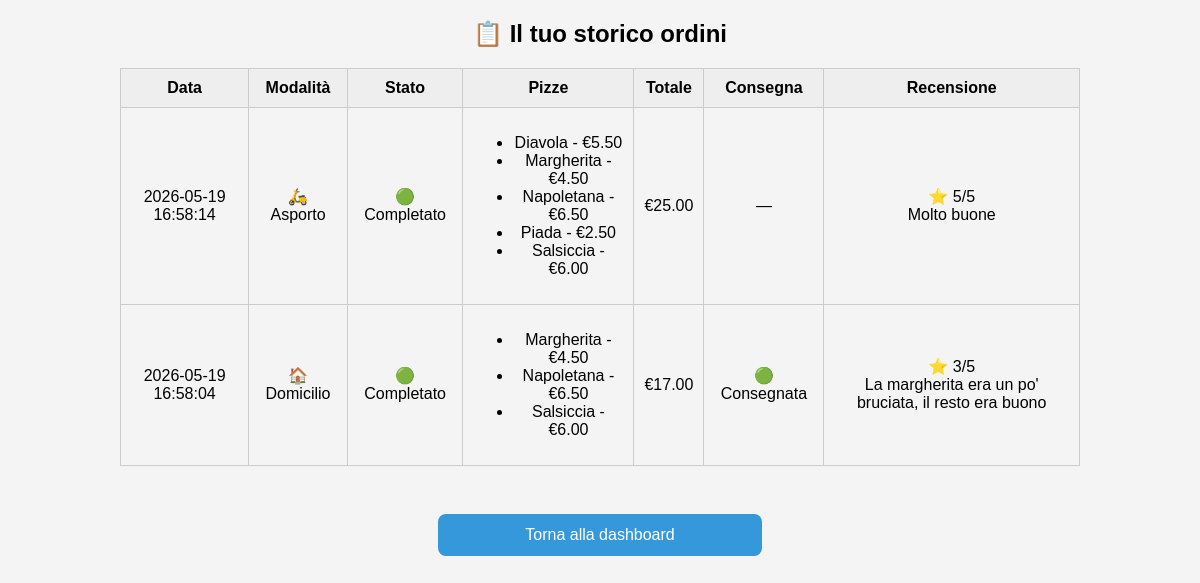
The app's page /PepperoniManager/pages/view_orders.php (signed in) with its own data.
### tables this page shows
CREATE TABLE `ordine` (
  `id` int(11) NOT NULL,
  `utente_id` int(11) NOT NULL,
  `data` datetime NOT NULL,
  `stato` varchar(50) NOT NULL,
  `tipo_acquisizione` varchar(50) NOT NULL
);

CREATE TABLE `dettaglio_ordine` (
  `id` int(11) NOT NULL,
  `ordine_id` int(11) NOT NULL,
  `pizza_id` int(11) NOT NULL,
  `prezzo_finale` decimal(6,2) NOT NULL,
  `note` text DEFAULT NULL
);

CREATE TABLE `pizza` (
  `id` int(11) NOT NULL,
  `nome` varchar(100) NOT NULL,
  `descrizione` text DEFAULT NULL,
  `prezzo` decimal(6,2) NOT NULL,
  `disponibilita` tinyint(1) NOT NULL,
  `dimensione` enum('S','M','L') NOT NULL,
  `impasto` enum('classico','integrale','senza_glutine') NOT NULL
);

### PepperoniManager/queries/orders.php (called while the page is built, shortened)
<?php
function getUserOrders(mysqli $conn, int $userId): array {
    $query = "
        SELECT
            O.id,
            O.data,
            O.stato,
            O.tipo_acquisizione,
            COALESCE(SUM(DO.prezzo_finale), 0) AS totale,
            R.voto,
            R.commento,
            C.stato AS stato_consegna
        FROM ordine O
        LEFT JOIN dettaglio_ordine DO ON O.id = DO.ordine_id
        LEFT JOIN recensione R ON O.id = R.ordine_id
        LEFT JOIN consegna C ON O.id = C.ordine_id
        WHERE O.utente_id = ?
        GROUP BY
            O.id,
            O.data,
            O.stato,
            O.tipo_acquisizione,
            R.voto,
            R.commento,
            C.stato
        ORDER BY O.data DESC
    ";
    $stmt = $conn->prepare($query);
    $stmt->bind_param("i", $userId);
    $stmt->execute();
    return $stmt->get_result()->fetch_all(MYSQLI_ASSOC);
}

### PepperoniManager/pages/view_orders.php (the view, shortened to what this page needs)
<?php
require_once '../config/database.php';
require_once '../queries/orders.php';
$conn = Database::getConnection();
$userId = $_SESSION['id'];
$result = getUserOrders($conn, $userId);
?>
<!DOCTYPE html>
<html lang="it">
    <head>
        <link rel="stylesheet" href="/PepperoniManager/assets/css/style.css">
    </head>
    <body>
        <h2>📋 Il tuo storico ordini</h2>
        <?php if (empty($result)): ?>
            <p style="text-align:center;">Nessun ordine trovato</p>
        <?php else: ?>
            <table>
                <tr>
                    <th>Data</th>
                    <th>Modalità</th>
                    <th>Stato</th>
                    <th>Pizze</th>
                    <th>Totale</th>
                    <th>Consegna</th>
                    <th>Recensione</th>
                </tr>
                <?php foreach ($result as $row): ?>
                    <?php
                    $puoRecensire = false;
                    $dettagliStmt = $conn->prepare("
                        SELECT P.nome, DO.prezzo_finale
                        FROM dettaglio_ordine DO
                        JOIN pizza P ON DO.pizza_id = P.id
                        WHERE DO.ordine_id = ?
                    ");
                    $dettagliStmt->bind_param("i", $row['id']);
                    $dettagliStmt->execute();
                    $dettagli = $dettagliStmt->get_result();
                    ?>
                    <tr>
                        <td><?= $row['data'] ?></td>
                        <td>
                            <?php
                            echo match($row['tipo_acquisizione']) {
                                'DOMICILIO' => '🏠 Domicilio',
                                'ASPORTO' => '🛵 Asporto',
                                default => '—'
                            };
                            ?>
                        </td>
                        <td>
                            <?php
                            echo match($row['stato']) {
                                Order_Status::IN_ATTESA->value => '🟡 In attesa di accettazione',
                                Order_Status::ACCETTATO->value => '🕒 Ordine in preparazione',
                                Order_Status::COMPLETATO->value => '🟢 Completato',
                                default => '—'
                            }
                            ?>
                        </td>
                        <td>
                            <ul>
                                <?php while ($p = $dettagli->fetch_assoc()): ?>
                                    <li>
                                        <?= $p['nome'] ?> - €<?= number_format($p['prezzo_finale'], 2) ?>
                                    </li>
                                <?php endwhile; ?>
                            </ul>
                        </td>
                        <td>€<?= number_format($row['totale'], 2) ?></td>
                        <td>
                            <?php
                            if ($row['tipo_acquisizione'] === 'DOMICILIO') {
                                echo match($row['stato_consegna']) {
                                    Delivery_Status::CREATA->value => '🕒 In elaborazione',
                                    Delivery_Status::IN_ATTESA->value => '🟡 In attesa di accettazione',
                                    Delivery_Status::IN_CONSEGNA->value => '🛵 In consegna',
                                    Delivery_Status::CONSEGNATA->value => '🟢 Consegnata',
                                    default => '—'
                                };
                            } else {
                                echo '—';
                            }
                            ?>
                        </td>
                        <td>
                            <?php if ($puoRecensire): ?>
                            <form method="POST" action="../actions/insert_review.php">
                                <input type="hidden" name="ordine_id" value="<?= $row['id'] ?>">
                                <select name="voto" required>
                                    <option value="">Voto</option>
                                    <?php for ($i=1; $i<=5; $i++): ?>
                                        <option value="<?= $i ?>"><?= $i ?></option>
                                    <?php endfor; ?>
                                </select>
                                <textarea name="commento"></textarea>
                                <button type="submit">Invia</button>
                            </form>
                            <?php elseif ($row['voto'] !== null): ?>
                                ⭐ <?= $row['voto'] ?>/5<br>
                                <?= htmlspecialchars($row['commento']) ?>
                            <?php else: ?>
                                —
                            <?php endif; ?>
                        </td>
                    </tr>
                <?php endforeach; ?>
            </table>
        <?php endif; ?>
        <br>
        <form class="form">
            <a href="/PepperoniManager/pages/dashboard.php">Torna alla dashboard</a>
        </form>
    </body>
</html>

### PepperoniManager/assets/css/style.css (style rules this page uses)
body { margin: 0; font-family: Arial, sans-serif; background: #f4f4f4; overflow-y: auto; }
.form { display: flex; flex-direction: column; align-items: center; }
.form a { display: inline-block; width: 90%; max-width: 300px; padding: 12px; margin-top: 10px; text-align: center; text-decoration: none !important; border-radius: 8px; background: #3498db; color: white !important; cursor: pointer; transition: 0.2s; font-family: Arial, sans-serif; }
table { border-collapse: collapse; width: 80%; margin: 20px auto; }
th, td { border: 1px solid #ccc; padding: 10px; text-align: center; }
th { background: #eee; }
h1, h2 { text-align: center; }

### records on screen
ordine: data "2026-05-19 16:58:14", tipo_acquisizione "🛵 Asporto", stato "🟢 Completato", totale "25.00", voto "5", commento "Molto buone"
dettaglio_ordine: pizza.nome "Diavola", prezzo_finale "5.50"
dettaglio_ordine: pizza.nome "Margherita", prezzo_finale "4.50"
dettaglio_ordine: pizza.nome "Napoletana", prezzo_finale "6.50"
dettaglio_ordine: pizza.nome "Piada", prezzo_finale "2.50"
dettaglio_ordine: pizza.nome "Salsiccia", prezzo_finale "6.00"
ordine: data "2026-05-19 16:58:04", tipo_acquisizione "🏠 Domicilio", stato "🟢 Completato", totale "17.00", value "🟢 Consegnata", voto "3", commento "La margherita era un po' bruciata, il resto era buono"
dettaglio_ordine: pizza.nome "Margherita", prezzo_finale "4.50"
dettaglio_ordine: pizza.nome "Napoletana", prezzo_finale "6.50"
dettaglio_ordine: pizza.nome "Salsiccia", prezzo_finale "6.00"
